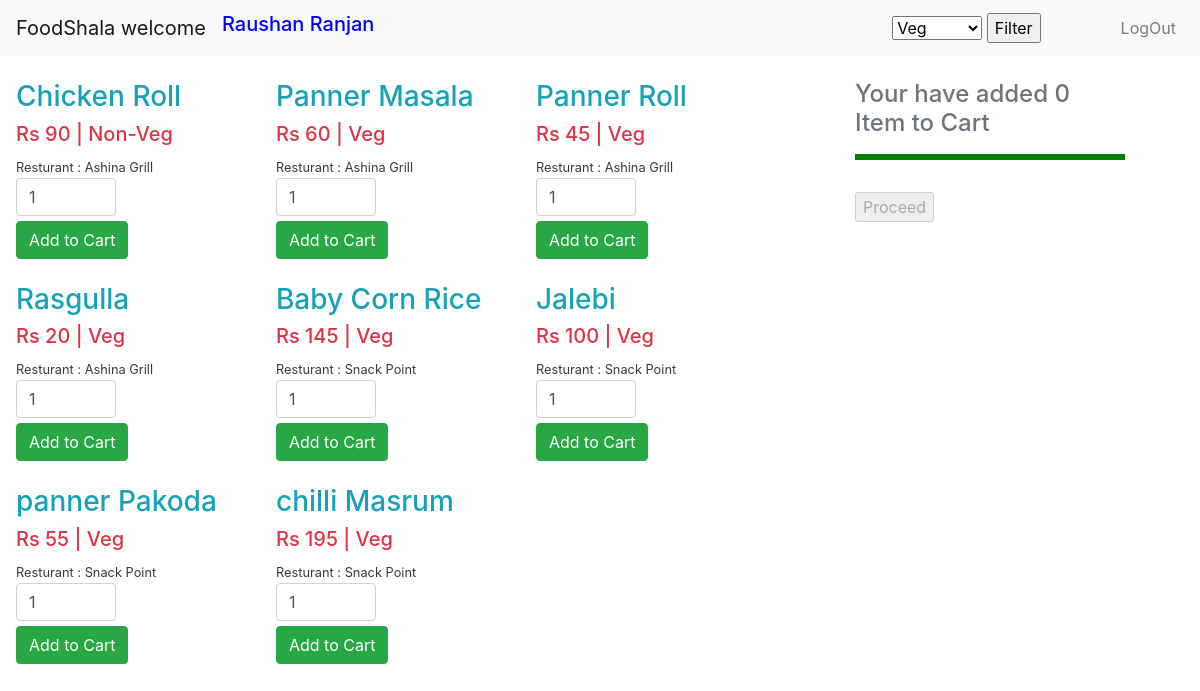
The page /customer.php (signed in) on the database its author committed.
### tables this page shows
CREATE TABLE `foodItem` (
  `company_name` varchar(50) DEFAULT NULL,
  `food_name` varchar(25) DEFAULT NULL,
  `price` varchar(4) DEFAULT NULL,
  `type` varchar(7) DEFAULT NULL
);

### customer.php (the view, shortened to what this page needs)
<?php
include "config.php";
if (!$conn) {
  die("Connection failed: " . $conn->connect_error);
}else{
  $sql = "CREATE DATABASE if not EXISTS foodshala";
}
mysqli_select_db($conn, "foodshala");
   if(isset($_POST['type_option'])){
    $filter = $_POST['type_option'] ;
      if($filter == "Veg"){
      $sql = "SELECT * FROM `foodItem` WHERE `type` = '$filter' ORDER BY `company_name`";
      }elseif($filter == "Non-Veg"){
        $sql = "SELECT * FROM `foodItem` WHERE `type` = '$filter' ORDER BY `company_name`";
        }else{
          $sql = "SELECT * FROM `foodItem` ORDER BY `company_name`";
        }
      }else{
          $sql = "SELECT * FROM `foodItem` ORDER BY `company_name`";
        }
        $result = $conn->query($sql);
?>
<!DOCTYPE html>
<html>
    <head>
        <link rel="stylesheet" href="https://maxcdn.bootstrapcdn.com/bootstrap/4.0.0/css/bootstrap.min.css">
    </head>
    <body>
        <nav class="navbar navbar-expand-md navbar-light bg-light">
            <a class="navbar-brand" href="#">FoodShala  welcome  </a>
            <h5 style="color: blue;">
            <?php
            if(!isset($_SESSION['type'])){
              echo ",Hi User    Login to Buy Food Item";
            } else{
             if($_SESSION['type'] === "customer"){
              echo $_SESSION['Customer'] ;
             }
            }
            ?>
            </h5>
            <div class="collapse navbar-collapse" id="navbarNav">
            <form class="ml-auto mr-5" action="customer.php" method="post">
                <select name="type_option">
                <option value="Veg">Veg</option>
                </select>
                <input type="submit" name="button" value="Filter"/>
                </form>
                <ul class="navbar-nav ml-4">
                    <li class="nav-item">
                    <?php
                    if(isset($_SESSION['type']) == "customer"){
                      ?>
                      <button class="nav-link" id="exit">LogOut</button>
                        <?php
                       }
                  ?>
                    </li>
                </ul>
            </div>
        </nav>
<div class="container-fluid">
  <div class="row">
    <div class="col-md-4 col-lg-10 order-md-2 mb-4">
      <h4 class="d-flex justify-content-between align-items-center mb-3">
        <span class="text-muted mt-4">Your have added <?php
        if(isset($_SESSION['len']) === false){
        echo "0";
        }else{
          echo $_SESSION['len'];
        }
        ?>
        Item to Cart</span>
      </h4>
      <hr>
                   <input type="button" id="proceed" value="Proceed"
                   <?php
                   if(!isset($_SESSION['len']))
                   { ?> disabled <?php
                  }elseif($_SESSION['len'] <= 0 ){
                    ?> disabled <?php
                  }else{
                    echo "";
                  }
                   ?>/>
                      </div>
                     </div>
                 </div>
            <div class="container">
              <div class="row">
                <?php
           if($result){
            if($result->num_rows > 0) {
                while ($row = $result->fetch_assoc()) {
                    ?>
                    <div class="col-md-4 mt-4 pl-3">
                        <form method="post" action="customer.php">
                            <div class="product">
                                <h3 class="text-info"><?php echo $row["food_name"]; ?></h3>
                                <h5 class="text-danger"><span>Rs <?php echo $row["price"]; ?></span> | <?php echo $row["type"]; ?></h5>
                                <small class="text-dark">Resturant : <?php echo $row["company_name"]; ?></small>
                                <input type="text" name="quantity" class="form-control" value="1">
                                <input type="submit" name="add" id="addToCart" <?php if(!isset($_SESSION['addToCart'])){ ?> disabled <?php   } ?> style="margin-top: 5px;" class="btn btn-success"
                                       value="Add to Cart">
                            </div>
                        </form>
                    </div>
                    <?php
                }
            }
          }
        ?>
              </div>
            </div>
    </body>
</html>

### customer.php (style rules this page uses)
button.nav-link { background-color: #f8f9fa; color: white; border: none; cursor: pointer; width: 100%; }
.container { width:65%; float:left; }
.container-fluid { width:30%; float:right; }
input[type=text] { width:100px; }
hr { border:3px solid green; }

### rows shown on the page
fooditem: food_name "Chicken Roll", price "90", type "Non-Veg", company_name "Ashina Grill"
fooditem: food_name "Panner Masala", price "60", type "Veg", company_name "Ashina Grill"
fooditem: food_name "Panner Roll", price "45", type "Veg", company_name "Ashina Grill"
fooditem: food_name "Rasgulla", price "20", type "Veg", company_name "Ashina Grill"
fooditem: food_name "Baby Corn Rice", price "145", type "Veg", company_name "Snack Point"
fooditem: food_name "Jalebi", price "100", type "Veg", company_name "Snack Point"
fooditem: food_name "panner Pakoda", price "55", type "Veg", company_name "Snack Point"
fooditem: food_name "chilli Masrum", price "195", type "Veg", company_name "Snack Point"

### other values the page prints
$_SESSION['Customer'] "Raushan Ranjan"
$_SESSION['len'] "0"
